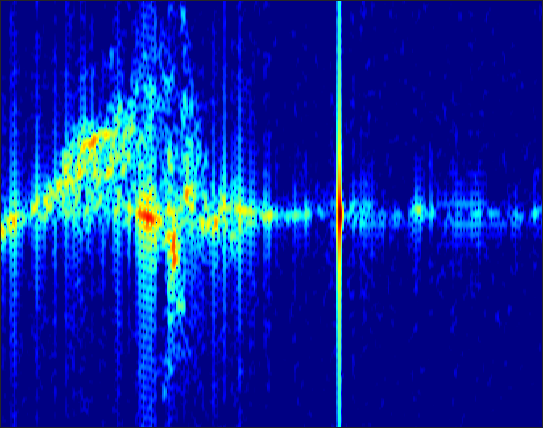
%> input picture qtUI/media/pete_fallingSitting_toward_1.png, 543 x 428 px
$ octave --eval "result = dctFromPng('media/pete_fallingSitting_toward_1.png');"   (GNU Octave 9; MATLAB toolbox functions it lacks are replaced by stand-ins)
%> lines starting %> are read from the running program, lines starting %| are printed output that depends on the picture
function [c] = dctFromPng(fname)
%> called with fname = 'media/pete_fallingSitting_toward_1.png'
%DCT code
I = imread(fname);
%> I is the input picture: size 428x543x3 uint8; mean R, G, B 8.1, 35.7, 163.8
I = rgb2gray(I);
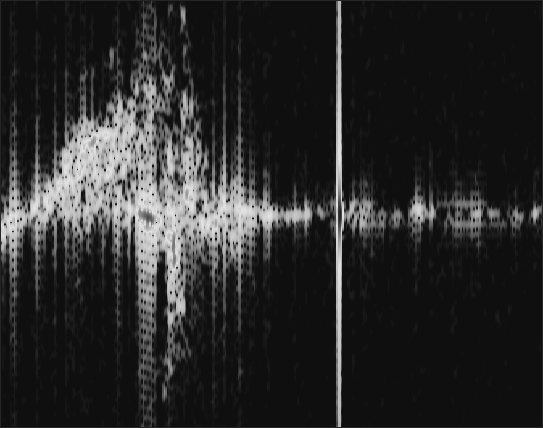
%> I: size 428x543 uint8; min 15, max 226, mean 42.1
I = im2double(I);
%> I: size 428x543 double

T = dct(I);
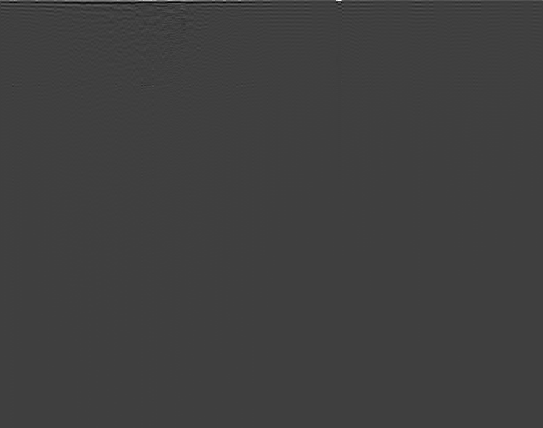
%> T: size 428x543 double; min -5.01, max 15.02, mean 0.00817; drawn with min black and max white

c = T(1:10);
%> c = [3.08 6.51e-17 -0.00322 -2.11e-19 -0.00322 -1.64e-16 -0.00322 -8.61e-17 -0.00322 1.01e-17]
%> `result = dctFromPng('media/pete_fallingSitting_toward_1.png');`: result has the same summary as c in dctFromPng

end
